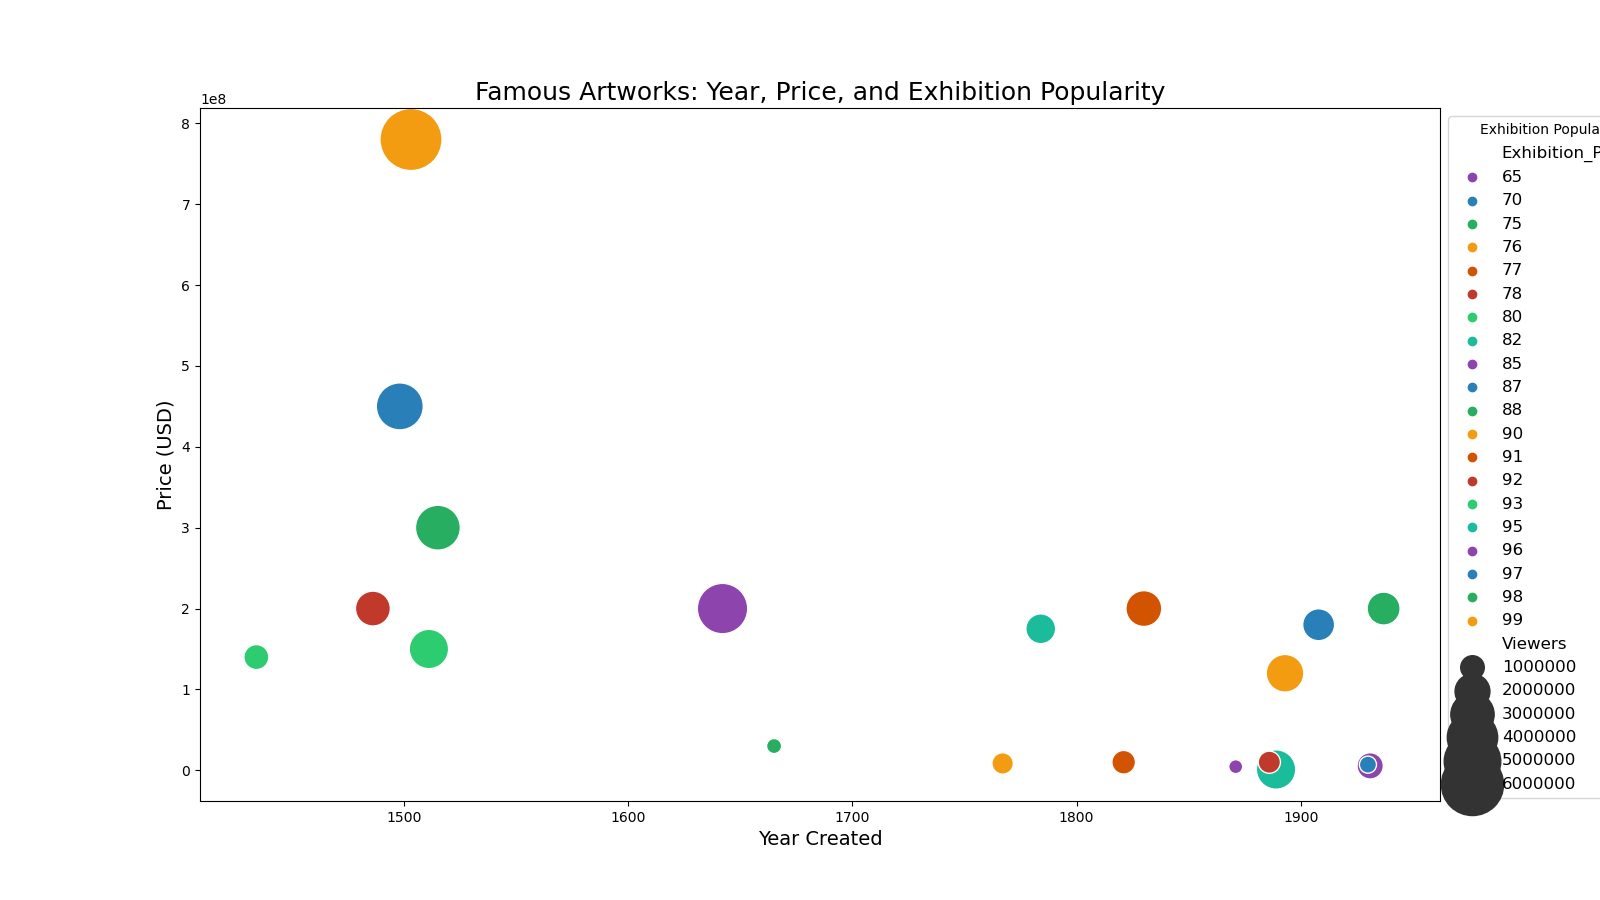

Write the Python code that produced this figure.

import pandas as pd
import seaborn as sns
import matplotlib.pyplot as plt

data = {
    'Artwork': ['Starry Night', 'Mona Lisa', 'The Persistence of Memory', 'Girl with a Pearl Earring', 'The Scream',
                'The Last Supper', 'Guernica', 'American Gothic', 'The Birth of Venus', 'Whistler\'s Mother',
                'Night Watch', 'The Kiss', 'The Arnolfini Portrait', 'A Sunday Afternoon on the Island of La Grande Jatte',
                'The School of Athens', 'The Garden of Earthly Delights', 'Liberty Leading the People', 'The Swing',
                'Oath of the Horatii', 'The Hay Wain'],
    'Year': [1889, 1503, 1931, 1665, 1893, 1498, 1937, 1930, 1486, 1871, 1642, 1908, 1434, 1886, 1511, 1515, 1830, 1767, 1784, 1821],
    'Price': [1000000, 780000000, 5500000, 30000000, 120000000, 450000000, 200000000, 7000000, 200000000, 4500000,
              200000000, 180000000, 140000000, 10000000, 150000000, 300000000, 200000000, 8500000, 175000000, 10000000],
    'Viewers': [2500000, 6000000, 1200000, 500000, 2300000, 3500000, 1800000, 600000, 2000000, 450000,
                4000000, 1700000, 1100000, 900000, 2500000, 3200000, 2100000, 850000, 1500000, 1000000],
    'Exhibition_Popularity': [95, 99, 85, 75, 90, 97, 88, 70, 92, 65, 96, 87, 80, 78, 93, 98, 91, 76, 82, 77]
}

df = pd.DataFrame(data)

plt.figure(figsize=(16, 9))

sns.scatterplot(data=df, x="Year", y="Price", size="Viewers", sizes=(100, 2000),
                hue="Exhibition_Popularity", palette=["#8e44ad", "#2980b9", "#27ae60", "#f39c12",
                                                      "#d35400", "#c0392b", "#2ecc71", "#1abc9c"])

plt.title("Famous Artworks: Year, Price, and Exhibition Popularity", fontsize=18)
plt.xlabel("Year Created", fontsize=14)
plt.ylabel("Price (USD)", fontsize=14)

plt.legend(title="Exhibition Popularity (%)", loc='upper left', bbox_to_anchor=(1, 1), fontsize=12)

plt.show()
